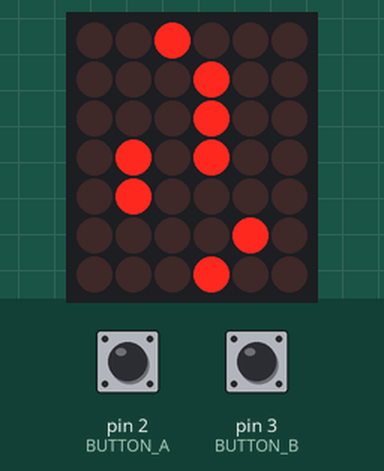
Simulated run of this sketch. Board: Arduino Leonardo, built with avr-gcc and run on an emulated ATmega32U4. Shown: 6×7 LED matrix. Wiring (inferred from the names in the program): charlieplexed LEDs: lines pin 5, pin 6, pin 7, pin 8, pin 9, pin 10, pin 11. The test bench sets the inputs (shaded band); at power-on: pin 3 (BUTTON_B) HIGH, pin 2 (BUTTON_A) HIGH. Sleep ends after the set time or at an interrupt.

Above: at 0.1 s.
1.8 s: pin 3 (BUTTON_B) pulled LOW for 0.15 s
3.5 s: pin 2 (BUTTON_A) pulled LOW for 1 s
At 3.77 s:
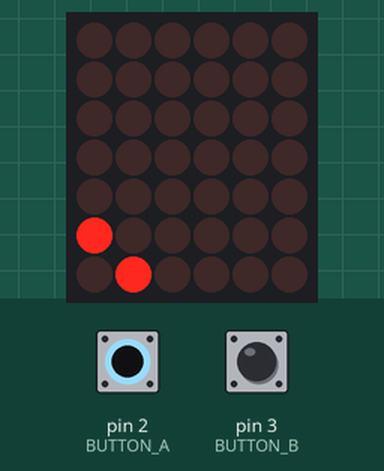
6.0 s: pin 3 (BUTTON_B) pulled LOW for 1 s
At 6.17 s:
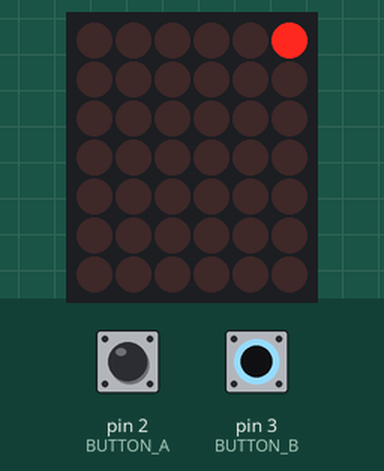
8.5 s: pin 2 (BUTTON_A) pulled LOW for 3.2 s
At 8.72 s:
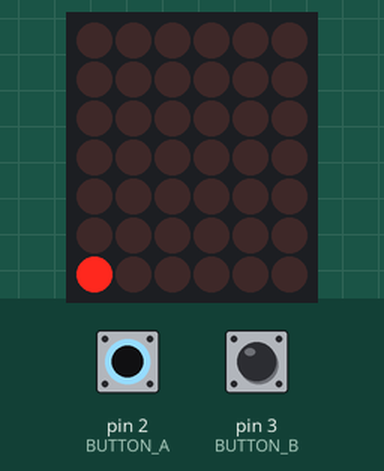
13.2 s: pin 3 (BUTTON_B) pulled LOW for 3.2 s
At 13.52 s:
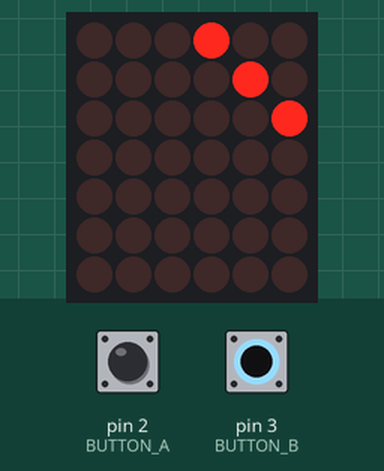
Timing chart, 0 to 16.2 s (numbered marks = the images above; inputs shaded):
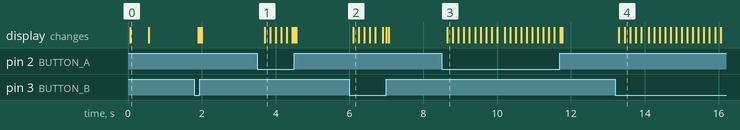

The sketch:

KeyChainino_v2_USB_testGameLEDs.ino
```cpp
/*************************************************************************
  LEDs test FOR KEYCHAININO www.keychainino.com

  created by Alessandro Matera
* ************************************************************************
*/

#include <avr/pgmspace.h>
#include <avr/sleep.h>
#include <avr/power.h>
#include <avr/wdt.h>

#define MATRIX_ROW 8
#define MATRIX_COL 8
#define PIN_NUMBER 9

#define BUTTON_A 2 // INT1
#define BUTTON_B 3 // INT0

unsigned long timer = 64900;

byte i_Charlie = 0;
byte j_Charlie = 0;

const byte pins[PIN_NUMBER] = {4, 5, 6, 7, 8, 9, 10, 11, 12}; //the number of the pin used for the LEDs in ordered

const byte connectionMatrix[MATRIX_ROW][MATRIX_COL][2] = { //the matrix that show the LEDs pin connections. Firs Value is the Anode, second is the Catode
  {{1, 0}, {2, 0}, {3, 0}, {4, 0}, {5, 0}, {6, 0}, {7, 0}, {8, 0}},
  {{0, 1}, {2, 1}, {3, 1}, {4, 1}, {5, 1}, {6, 1}, {7, 1}, {8, 1}},
  {{0, 2}, {1, 2}, {3, 2}, {4, 2}, {5, 2}, {6, 2}, {7, 2}, {8, 2}},
  {{0, 3}, {1, 3}, {2, 3}, {4, 3}, {5, 3}, {6, 3}, {7, 3}, {8, 3}},
  {{0, 4}, {1, 4}, {2, 4}, {3, 4}, {5, 4}, {6, 4}, {7, 4}, {8, 4}},
  {{0, 5}, {1, 5}, {2, 5}, {3, 5}, {4, 5}, {6, 5}, {7, 5}, {8, 5}},
  {{0, 6}, {1, 6}, {2, 6}, {3, 6}, {4, 6}, {5, 6}, {7, 6}, {8, 6}},
  {{0, 7}, {1, 7}, {2, 7}, {3, 7}, {4, 7}, {5, 7}, {6, 7}, {8, 7}},
};

bool matrixState[MATRIX_ROW][MATRIX_COL] = { //the matrix that will be always used to turn ON or OFF the LEDs
  {0, 0, 0, 0, 0, 0, 0, 0},
  {0, 0, 0, 0, 0, 0, 0, 0},
  {0, 0, 0, 0, 0, 0, 0, 0},
  {0, 0, 0, 0, 0, 0, 0, 0},
  {0, 0, 0, 0, 0, 0, 0, 0},
  {0, 0, 0, 0, 0, 0, 0, 0},
  {0, 0, 0, 0, 0, 0, 0, 0},
  {0, 0, 0, 0, 0, 0, 0, 0}
};

//KeyChainino Face stored in FLASH in order to reduce RAM size
const PROGMEM bool KeyChaininoFace[MATRIX_ROW][MATRIX_COL] = {
  {0, 0, 0, 0, 0, 0, 0, 0},
  {0, 0, 0, 0, 0, 0, 0, 0},
  {0, 0, 0, 1, 1, 0, 0, 0},
  {0, 0, 0, 0, 0, 0, 0, 0},
  {0, 1, 0, 0, 0, 0, 1, 0},
  {0, 0, 1, 1, 1, 1, 0, 0},
  {0, 0, 0, 0, 0, 0, 0, 0},
  {0, 0, 0, 0, 0, 0, 0, 0}
};


ISR(TIMER1_OVF_vect) {  // timer1 overflow interrupt service routine
  cli(); //disable interrupt
  TCNT1 = timer;// 65405;

  //THIS PART IS USED TO UPDATE THE BALL'S MOVIMENT IN THE GAME
  //if game is started change ball position

  // THIS PART IS USED TO UPDATE THE CHARLIEPLEXING LEDS MATRIX
  // YOU CAN JUST DON'T CARE ABOUT THIS PART
  // BECAUSE YOU CAN CODE LIKE A STANDARD MATRIX BY MANIPULATING THE
  // VALUE OF THE matrixState MATRIX


  pinMode(pins[connectionMatrix[i_Charlie][j_Charlie][0]], INPUT); //set both positive pole and negative pole
  pinMode(pins[connectionMatrix[i_Charlie][j_Charlie][1]], INPUT); // to INPUT in order to turn OFF the LED


  j_Charlie++;
  if (j_Charlie >= MATRIX_COL) {
    j_Charlie = 0;
    i_Charlie++;
    if (i_Charlie >= MATRIX_ROW) {
      i_Charlie = 0;
    }
  }

  if (matrixState[i_Charlie][j_Charlie] == 1) { //turn on LED with 1 in matrixState
    pinMode(pins[connectionMatrix[i_Charlie][j_Charlie][0]], OUTPUT); //set positive pole to OUTPUT
    pinMode(pins[connectionMatrix[i_Charlie][j_Charlie][1]], OUTPUT); //set negative pole to OUTPUT
    digitalWrite(pins[connectionMatrix[i_Charlie][j_Charlie][0]], HIGH); //set positive pole to HIGH
    digitalWrite(pins[connectionMatrix[i_Charlie][j_Charlie][1]], LOW); //set negative pole to LOW
  }


  sei(); //enable interrupt
}


ISR(INT1_vect) { //BUTTON A INTERRUPT
  //do nothing
}

ISR(INT0_vect) { //BUTTON B INTERRUPT
  //do nothing
}


void setup() {
  //configure LED pins
  for (byte i = 0; i < PIN_NUMBER; i++) {
    pinMode(pins[i], INPUT);
  }

  //configure Buttons pins
  pinMode(BUTTON_A, INPUT_PULLUP);
  pinMode(BUTTON_B, INPUT_PULLUP);

  // initialize Timer1
  cli();         // disable global interrupts
  TCCR1A = 0;    // set entire TCCR1A register to 0
  TCCR1B = 0;    // set entire TCCR1A register to 0

  bitSet(TIMSK1, TOIE1); // enable Timer1 overflow interrupt:

  TCNT1 = timer;

  // set prescaler
  bitSet(TCCR1B, CS10);

  //disabling all unnecessary peripherals to reduce power
  ADCSRA = 0;
  bitSet(ADCSRA, ADEN); //disable ADC
  bitSet(ACSR, ACD); // disable Analog comparator, saves 4 uA
  power_adc_disable(); // disable ADC converter
  power_spi_disable();
  power_usart0_disable();
  power_usart1_disable();
  power_twi_disable();
  power_timer2_disable();
  power_timer3_disable();
  bitSet(PRR1, 4); //disable timer 4 (bit 4 = PRTIM4)
  wdt_disable();


  // enable global interrupts:
  sei();

  showKeyChaininoFace(); //show KeyChainino smile face
  delay(500);
  clearMatrix(); //clear the Matrix
}

int i;// = MATRIX_ROW - 1;
int j;// = 0;

void loop() {
  if (!digitalRead(BUTTON_B)) {
    i = MATRIX_ROW - 1;
    j = 0;
    while (!digitalRead(BUTTON_B)) {
      game(0);
    }
  }

  if (!digitalRead(BUTTON_A)) {
    i = 0;
    j = MATRIX_COL - 1;
    while (!digitalRead(BUTTON_A)) {
      game(1);
    }
  }

  clearMatrix();
  goSleep(); //sleep to reduce power
}

void game(byte gameN) {
  writeLED(i, j);

  if (gameN == 0) {
    i--;
    if (i < 0) {
      i = 0;
      j++;
      if (j > MATRIX_COL - 1) {
        i = MATRIX_ROW - 1;
        j = 0;
      }
    }
  }


  if (gameN == 1) {
    j--;
    if (j < 0) {
      j = 0;
      i++;
      if (i > MATRIX_ROW - 1) {
        i = 0;
        j = MATRIX_COL - 1;
      }
    }
  }

}
void writeLED(byte i, byte j) {
  byte i_old = i;
  byte j_old = j;
  for (j; j < MATRIX_COL; j++) {
    matrixState[i][j] = 1;
    i++;
  }
  delay(50);

  i = i_old;
  j = j_old;

  for (j; j < MATRIX_COL; j++) {
    matrixState[i][j] = 0;
    i++;
  }
}


void clearMatrix() {
  //clear the matrix by inserting 0 to the matrixState
  for (byte i = 0; i < MATRIX_ROW; i++) {
    for (byte j = 0; j < MATRIX_COL; j++) {
      clearMatrixStateBit(i, j);
    }
  }
}

void fullMatrix() {
  //turn on all LEDs in the matrix by inserting 1 to the matrixState
  for (byte i = 0; i < MATRIX_ROW; i++) {
    for (byte j = 0; j < MATRIX_COL; j++) {
      setMatrixStateBit(i, j);
    }
  }
}

void showKeyChaininoFace() {
  for (byte i = 0; i < MATRIX_ROW; i++) {
    for (byte j = 0; j < MATRIX_COL; j++) {
      matrixState[i][j] = (bool*)pgm_read_byte(&(KeyChaininoFace[i][j])); //here we read the matrix from FLASH
    }
  }
}

void setMatrixStateBit(byte i, byte j) {
  cli();
  matrixState[i][j] = 1;
  sei();
}
void clearMatrixStateBit(byte i, byte j) {
  cli();
  matrixState[i][j] = 0;
  sei();
}

void goSleep() {
  //going sleep to reduce power consuming

  power_timer0_disable(); //disable Timer 0
  power_timer1_disable(); //disable Timer 1

  for (byte i = 0; i < MATRIX_ROW; i++) {
    for (byte j = 0; j < MATRIX_COL; j++) {
      pinMode(pins[connectionMatrix[i][j][0]], INPUT); //set both positive pole and negative pole
      pinMode(pins[connectionMatrix[i][j][1]], INPUT); // to INPUT in order to turn OFF the LED
    }
  }


  //enable interrupt buttons to allow wakeup from button interrupts
  bitSet(EIMSK, INT0); //enable interrupt button B - INT0
  bitSet(EIMSK, INT1); //enable interrupt button A - INT1

  // Disable the USB interface
  bitClear(USBCON, USBE);

  // Disable the VBUS transition enable bit
  bitClear(USBCON, VBUSTE);

  // Disable the VUSB pad
  bitClear(USBCON, OTGPADE);

  // Freeze the USB clock
  bitClear(USBCON, FRZCLK);

  // Disable USB pad regulator
  bitClear(UHWCON, UVREGE);

  // Clear the IVBUS Transition Interrupt flag
  bitClear(USBINT, VBUSTI);

  // Physically detact USB (by disconnecting internal pull-ups on D+ and D-)
  bitSet(UDCON, DETACH);

  power_usb_disable();

  set_sleep_mode(SLEEP_MODE_PWR_DOWN);

  sleep_mode();
  //disable interrupt buttons after sleep
  bitClear(EIMSK, INT0); //enable interrupt button B - INT0
  bitClear(EIMSK, INT1); //enable interrupt button A - INT1

  power_timer0_enable(); //enable Timer 0
  power_timer1_enable(); //enable Timer 1

  power_usb_enable();

  USBDevice.attach();
  // delay(100);

}
```

Measured:
- after the input at 3.5 s, the display: changes after 0.20 s (image 1)
- after the input at 6.0 s, the display: changes after 0.10 s (image 2)
- after the input at 8.5 s, the display: changes after 0.15 s (image 3)
- after the input at 13.2 s, the display: first changes after 0.10 s (image 4 shows a later state)
- what the display in image 0 shows lasts 0.5 s, from 0.1 s to 0.6 s
